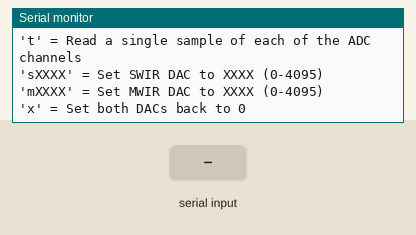
Simulated run of this program. Board: Teensy 4. On the bench: the last lines printed to the serial monitor. The inputs (shaded band) are chosen by the test bench.

Above: at 1.2 s.
1.3 s: "m" received over Serial
At 2.5 s:
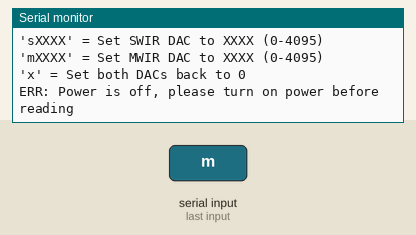
2.8 s: "90,45\n" received over Serial
At 3.9 s:
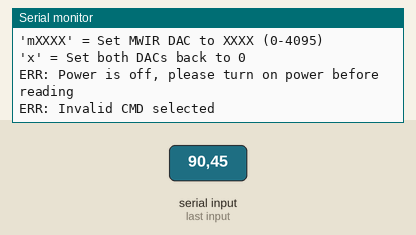
4.3 s: "p90\n" received over Serial
At 5.1 s:
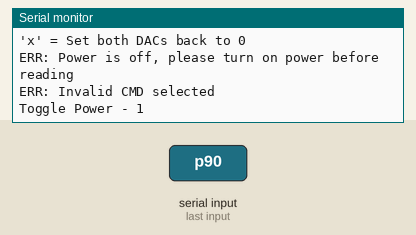
5.8 s: "x" received over Serial
At 6.4 s:
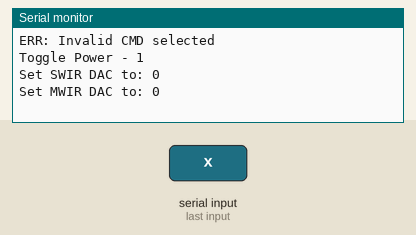
7.3 s: "r90\n" received over Serial
At 8.1 s:
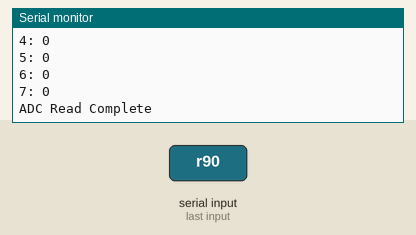
8.8 s: "t90\n" received over Serial
At 9.3 s:
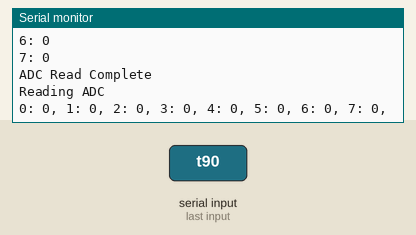
Timing chart, 0 to 11.3 s (numbered marks = the images above; inputs shaded):
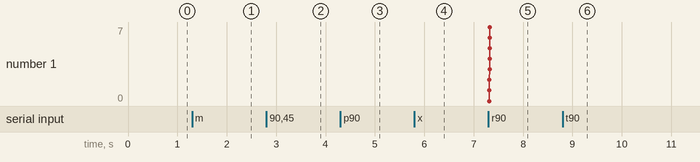

Measured:
- after the input at 1.3 s, the serial monitor: prints a new line at once (image 1)
- after the input at 2.8 s, the serial monitor: prints a new line at once (image 2)
- after the input at 4.3 s, the serial monitor: prints a new line at once (image 3)
- after the input at 5.8 s, the serial monitor: prints a new line at once (image 4)
- after the input at 7.3 s, the serial monitor: prints a new line at once (image 5)
- after the input at 8.8 s, the serial monitor: prints a new line at once (image 6)

The program:

main.cpp
```cpp
#include <Arduino.h>
#include <SPI.h>

const int ver = 5; // version number

// TODO: Handle line feed

// ------------------- Declare Constants -----------------------------------------------------------
// --- Configure pins
const int cs_swir_dac = 10;
const int cs_mwir_dac = 9;
const int cs_adc = 8;
const int adc_pwr = 23;

// --- Configure SPI settings
// ADC128
// SCLK is normally HIGH (CPOL=1)
// Data is sampled on rising edge of clock (CPHA=1)
// Therefore SPI Mode 3 is used, data is shifted out on falling SCLK and data is sampled on rising SCLK
SPISettings ADCsettings(1000000, MSBFIRST, SPI_MODE3);

// DAC121
// SCLK is normally LOW (CPOL=0)
// Data is sampled on falling edge of clock (CPHA=1)
// Therefore SPI Mode 1 is used, data is shifted out on rising SCLK and data is sampled on falling SCLK
SPISettings DACsettings(1000000, MSBFIRST, SPI_MODE1);

// -- Enfys ADC sampling characteristics
const int adc_discard = 100; // number of samples to discard
const int adc_average = 256; // number of samples to average

// -- Constants for program operation
char inBuffer[20] = {};
const byte EOS = 0x0A; // the LF (line feed) character is used as an end-of-command-string indicator

bool pwr_en = false;

// ------------------- Declare Internal Functions --------------------------------------------------

char *readSerialBuffer()
{
  int bytesRead = 0;
  int readLen = 20;

  while (bytesRead < readLen)
  { // get a serial command
    if (Serial.available() > 0)
    {
      inBuffer[bytesRead] = Serial.read();
      if (inBuffer[bytesRead] == EOS)
      {
        inBuffer[bytesRead] = '\0';
        break;
      }
      bytesRead++;
    }
  }

  return inBuffer;
}

int parseDAC()
{
  char *serialBuffer = readSerialBuffer();
  int DACval = atoi(serialBuffer);

  if (DACval > 4095)
  {
    DACval = 4095;
  }

  return DACval;
}

void readSingleSampleADC()
{
  int adc_val;
  Serial.println("Reading ADC");

  SPI.beginTransaction(ADCsettings);
  digitalWrite(cs_adc, LOW);
  SPI.transfer16(0);
  digitalWrite(cs_adc, HIGH);
  delayMicroseconds(50);

  for (int ch = 1; ch < 9; ch++)
  {
    digitalWrite(cs_adc, LOW);
    adc_val = SPI.transfer16(ch << 11);
    digitalWrite(cs_adc, HIGH);
    Serial.print(ch - 1, DEC);
    Serial.print(": ");
    Serial.print(adc_val, HEX);
    Serial.print(", ");
    delayMicroseconds(50);
  }
  Serial.println();
  SPI.endTransaction();
  return;
}

void readEnfysADC()
{
  long adc_val; // Long to store the cumalitive value of the ADC
  Serial.println("Reading Enfys ADC");
  Serial.print("Number to be discarded per channel: ");
  Serial.println(adc_discard, DEC);
  Serial.print("Number to average per channel: ");
  Serial.println(adc_average, DEC);

  SPI.beginTransaction(ADCsettings);
  digitalWrite(cs_adc, LOW);

  for (int ch = 1; ch < 9; ch++)
  {
    adc_val = 0; // Reset the ADC value for each channel
    for (int i = 0; i < adc_discard; i++)
    {
      SPI.transfer16(ch << 11);
    }

    for (int i = 0; i < adc_average; i++)
    {
      adc_val += SPI.transfer16(ch << 11);
    }

    Serial.print(ch - 1, DEC);
    Serial.print(": ");
    Serial.println(adc_val >> 8, HEX);
  }
  digitalWrite(cs_adc, HIGH);
  SPI.endTransaction();
  delayMicroseconds(50);
  Serial.println("ADC Read Complete");
  return;
}

// ------------------- Main UI Function ------------------------------------------------------------

void writeInstructions()
{
  Serial.println("");
  Serial.print("Enfys Detector EGSE controller - Version: ");
  Serial.println(ver);
  Serial.println("BJW - Mullard Space Science Laboratory");
  Serial.println("'i' = Prints these instructions");
  Serial.println();
  Serial.println("'p' = Toggle 3V3 power to ADC(on/off)");
  Serial.println("'r' = Read ADC channels using Enfys default sampling");
  Serial.println("'t' = Read a single sample of each of the ADC channels");

  Serial.println("'sXXXX' = Set SWIR DAC to XXXX (0-4095)");
  Serial.println("'mXXXX' = Set MWIR DAC to XXXX (0-4095)");
  Serial.println();
  Serial.println("'x' = Set both DACs back to 0");
  Serial.println();
  Serial.println();
  return;
}

void parseCommand()
{
  unsigned char temp = Serial.read();
  int DACwrite;

  switch (temp)
  {
  case 'i':
    writeInstructions();
    break;

  case 'p':
    pwr_en = !pwr_en;
    Serial.print("Toggle Power - ");
    Serial.println(pwr_en, DEC);
    break;

  case 'r':
    if (pwr_en == true)
    {
      readEnfysADC();
    }
    else
    {
      Serial.println("ERR: Power is off, please turn on 3V3 power before reading");
    }
    break;

  case 't':
    if (pwr_en == true)
    {
      readSingleSampleADC();
    }
    else
    {
      Serial.println("ERR: Power is off, please turn on power before reading");
    }
    break;

  case 's':
    if (pwr_en == true)
    {
      DACwrite = parseDAC();

      SPI.beginTransaction(DACsettings);
      digitalWrite(cs_swir_dac, LOW);
      SPI.transfer16(DACwrite);
      digitalWrite(cs_swir_dac, HIGH);
      SPI.endTransaction();

      Serial.print("Set SWIR DAC to: ");
      Serial.println(DACwrite, DEC);
    }
    else
    {
      Serial.println("ERR: Power is off, please turn on power before reading");
    }
    break;

  case 'm':
    if (pwr_en == true)
    {
      DACwrite = parseDAC();

      SPI.beginTransaction(DACsettings);
      digitalWrite(cs_mwir_dac, LOW);
      SPI.transfer16(DACwrite);
      digitalWrite(cs_mwir_dac, HIGH);
      SPI.endTransaction();

      Serial.print("Set MWIR DAC to: ");
      Serial.println(DACwrite, DEC);
    }
    else
    {
      Serial.println("ERR: Power is off, please turn on power before reading");
    }
    break;

  case 'x':
    if (pwr_en == true)
    {
      DACwrite = 0;

      SPI.beginTransaction(DACsettings);
      digitalWrite(cs_swir_dac, LOW);
      SPI.transfer16(DACwrite);
      digitalWrite(cs_swir_dac, HIGH);
      SPI.endTransaction();

      Serial.print("Set SWIR DAC to: ");
      Serial.println(DACwrite, DEC);

      SPI.beginTransaction(DACsettings);
      digitalWrite(cs_mwir_dac, LOW);
      SPI.transfer16(DACwrite);
      digitalWrite(cs_mwir_dac, HIGH);
      SPI.endTransaction();

      Serial.print("Set MWIR DAC to: ");
      Serial.println(DACwrite, DEC);
    }
    else
    {
      Serial.println("ERR: Power is off, please turn on power before reading");
    }
    break;

  default:
    Serial.println("ERR: Invalid CMD selected");
    break;
  }

  // Clear serial buffer
  while (Serial.available() > 0)
  {
    Serial.read();
  }
  return;
}

// --------------------------- Standard Functions --------------------------------------------------
void setup()
{
  // Configure SPI pins
  pinMode(cs_swir_dac, OUTPUT);
  pinMode(cs_mwir_dac, OUTPUT);
  pinMode(cs_adc, OUTPUT);

  // Configure CS pins
  digitalWrite(cs_swir_dac, LOW);
  digitalWrite(cs_mwir_dac, LOW);
  digitalWrite(cs_adc, LOW);
  digitalWrite(adc_pwr, LOW);

  writeInstructions();

  SPI.begin();
}

void loop()
{
  if (pwr_en == true)
  {
    digitalWrite(cs_swir_dac, HIGH);
    digitalWrite(cs_mwir_dac, HIGH);
    digitalWrite(cs_adc, HIGH);
    digitalWrite(adc_pwr, HIGH);
  }
  else
  {
    digitalWrite(cs_swir_dac, LOW);
    digitalWrite(cs_mwir_dac, LOW);
    digitalWrite(cs_adc, LOW);
    digitalWrite(adc_pwr, LOW);
  }

  if (Serial.available() > 0)
  {
    parseCommand();
  }
  else
  {
    delay(100);
  }
}
```
